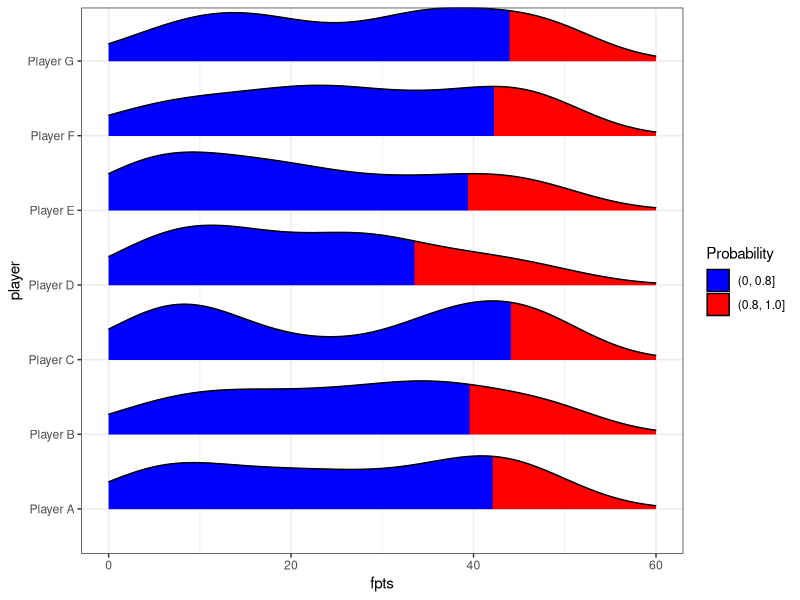
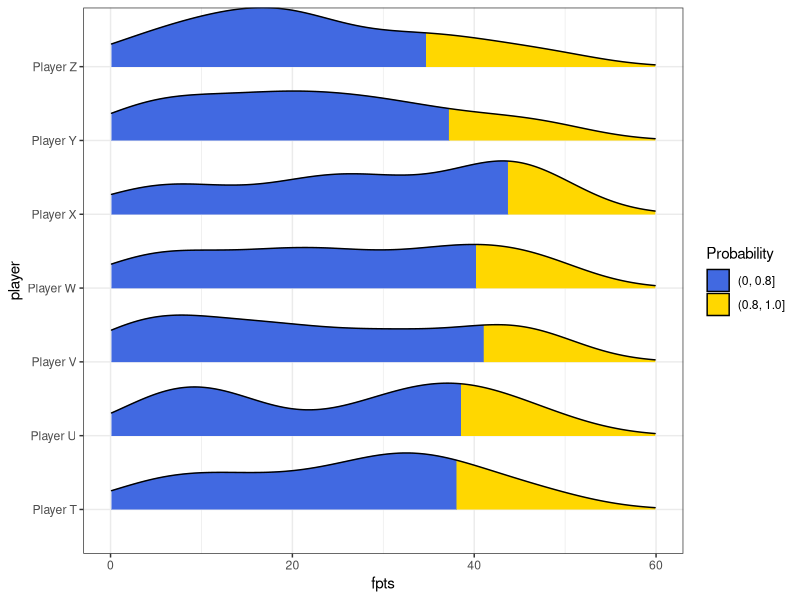
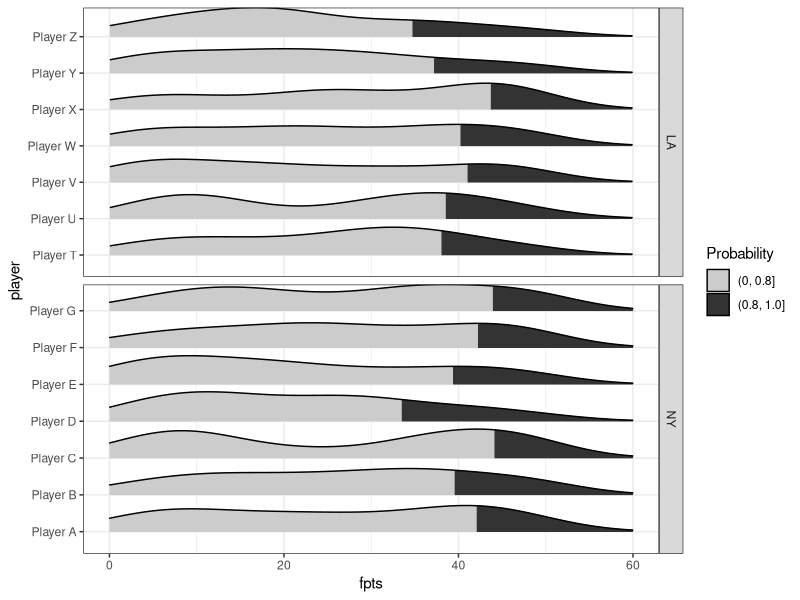

Here is the R script that generated these plots, in order:
## ---- chunk 1
# renv::restore()
## ---- chunk 2
library(tibble)
library(dplyr)
library(stringr)
library(ggplot2)
library(ggridges)
## ---- chunk 3

# change to adjust the maximum possible fantasy point value
fpts_max <- 50 

df <- tibble::tibble(
  # create list of player names
  player = rep(c(
    stringr::str_c("Player", " ", LETTERS[1:7]),
    stringr::str_c("Player", " ", LETTERS[20:26])
  ), 3 * 17),
  # Assign Players A:G to NY and T:Z to LA
  team = rep(c(rep("NY", 7), rep("LA", 7)), 3 * 17),
  # years 2020 to 2022
  year = c(rep(2020, 14 * 17), rep(2021, 14 * 17), rep(2022, 14 * 17)),
  # weeks 1 to 17 for each year, all the repetition and sorting is needed to make sure each player has the right set of week*year combinations
  week = c(rep(sort(rep(
    1:17, 14
  )), 3)),
  # used the simple assumption of a uniform distribution
  # rounded to two decimal places
  fpts = round(runif(14*3*17, min = 1, max = fpts_max), digits = 2
))
## ---- chunk 4
fpts_actual_max <- max(df$fpts)

# NY plot
df %>% dplyr::filter(team == "NY") %>% 
  ggplot2::ggplot(., aes(x = fpts, y = player, fill = factor(ggplot2::after_stat(quantile)))) +
  ggridges::stat_density_ridges(
    geom = "density_ridges_gradient",
    calc_ecdf = TRUE,
    quantiles = 0.8,
    scale = 0.8) +
  ggplot2::scale_fill_manual(name = "Probability", values = c("blue", "red"), labels = c("(0, 0.8]", "(0.8, 1.0]")) +
  # xlim controls the max on your axis for both plots since it uses the same constant in both calls
  ggplot2::xlim(0, fpts_actual_max + 10) +
  ggplot2::theme_bw()

# LA plot
df %>% dplyr::filter(team == "LA") %>% 
  ggplot2::ggplot(., aes(x = fpts, y = player, fill = factor(ggplot2::after_stat(quantile)))) +
  ggridges::stat_density_ridges(
    geom = "density_ridges_gradient",
    calc_ecdf = TRUE,
    quantiles = 0.8,
    scale = 0.8) +
  ggplot2::scale_fill_manual(name = "Probability", values = c("royalblue", "gold"), labels = c("(0, 0.8]", "(0.8, 1.0]")) +
    # xlim controls the max on your axis for both plots since it uses the same constant in both calls
  ggplot2::xlim(0, fpts_actual_max + 10) +
  ggplot2::theme_bw()
## ---- chunk 5

fpts_actual_max <- max(df$fpts)
  
# plot the figure
df %>% 
  ggplot2::ggplot(., aes(x = fpts, y = player, fill = factor(ggplot2::after_stat(quantile)))) +
  ggridges::stat_density_ridges(
    geom = "density_ridges_gradient",
    calc_ecdf = TRUE,
    quantiles = 0.8,
    scale = 0.8) +
  ggplot2::scale_fill_manual(name = "Probability", 
                             values = c("grey80", "grey20"), labels = c("(0, 0.8]", "(0.8, 1.0]")) +
  # xlim controls the max on your axis for both plots since it uses the same constant in both calls
  ggplot2::xlim(0, fpts_actual_max + 10) +
  ggplot2::facet_grid(rows = vars(team), scales = "free_y") +
  ggplot2::theme_bw()
